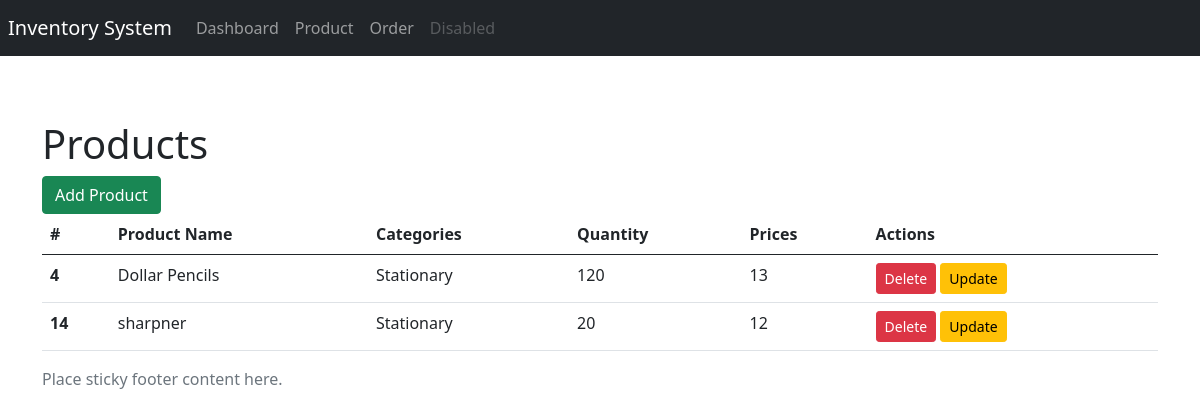
Page /Management/product (signed in) on the earlier database version.
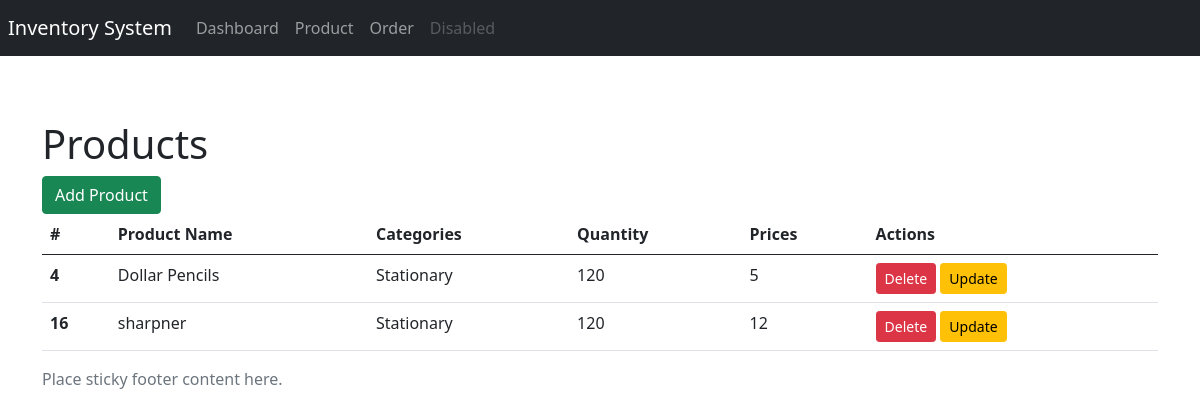
Same page on the later database version.
### Management/models.py (models this page shows, shortened)
class Product(models.Model):
    ProductName=models.CharField(max_length=100,null=True)
    ProductCategories= models.CharField(max_length=50,choices=CATEGORY,null=True)
    ProductPrice=models.PositiveBigIntegerField(null=True)
    ProductQty=models.PositiveBigIntegerField(null=True)

### Account/decorator.py (the view)
        def wrapper(request,*args, **kwargs):
            group = None
            if Group.objects.exists():
                group = Group.objects.all()
                print(group)
                return view_func(request,*args, **kwargs)
            else:
                print(group)
                return view_func(request,*args, **kwargs)

### Account/decorator.py (called while the page is built)
def allowed_users(allowed_roles=[]):
    def decorators(view_func):
        def wrapper(request,*args, **kwargs):
            group = None
            if Group.objects.exists():
                group = Group.objects.all()
                print(group)
                return view_func(request,*args, **kwargs)
            else:
                print(group)
                return view_func(request,*args, **kwargs)
        return wrapper
    return decorators

### Management/views.py (called while the page is built)
@login_required(login_url='user-login')
@allowed_users(allowed_roles=['Admin'])
def product(request):
    productsInfo = models.Product.objects.all()
    if request.method=="POST":
        form = ProductForm(request.POST)
        if form.is_valid():
            form.save()
            messages.success(request,"Product Added successfully")
        else:
            messages.warning(request,"Product Addition Unsuccessful.")
    else:
        form = ProductForm()
    ProductDictionary = {'ProductInfo':productsInfo,'form':form}
    return render(request,"Management/product.html",ProductDictionary)

### templates/Management/product.html (shortened to what this page needs)
{% extends "Management/layout.html" %}
{% load crispy_forms_tags %}
{% block pagename %}
Products
{% endblock pagename %}
{% block productnew %}
<button type="button" class="btn btn-success" data-toggle="modal" data-target="#exampleModal">
  Add Product
</button>
{% endblock productnew %}
{% block content %}
<div class="">
<table class="table table-hover">
  <thead>
    <tr>
      <th scope="col">#</th>
      <th scope="col">Product Name</th>
      <th scope="col">Categories</th>
      <th scope="col">Quantity</th>
      <th scope="col">Prices</th>
      <th scope="col">Actions</th>
    </tr>
  </thead>
  <tbody>
      {% if ProductInfo %}
      {% for ProductInfo  in ProductInfo %}
<tr>
  <th scope="row">{{ProductInfo.id}}</th>
  <td>{{ProductInfo.ProductName}}</td>
  <td>{{ProductInfo.ProductCategories}}</td>
  <td>{{ProductInfo.ProductQty}}</td>
  <td>{{ProductInfo.ProductPrice}}</td>
  <td>
    <button type="button" class="btn btn-sm btn-danger" onclick="window.location.href='/Management/productdelete/{{ProductInfo.id}}'">Delete</button>
    <button type="button" class="btn btn-sm btn-warning" onclick="window.location.href='/Management/updateProduct/{{ProductInfo.id}}'">Update</button>
    </td>
</tr>
{% endfor %}
{% else %}
<tr><td>---</td><td>---</td><td>---</td><td>---</td><td>---</td><td>---</td></tr>
{% endif %}
  </tbody>
</table>
</div>
{% endblock content %}

Differences in the rows shown:
removed Product: id "14", ProductName "sharpner", ProductCategories "Stationary", ProductQty "20", ProductPrice "12"
changed Product "Dollar Pencils": ProductPrice "13" → "5"
added Product: id "16", ProductName "sharpner", ProductCategories "Stationary", ProductQty "120", ProductPrice "12"
